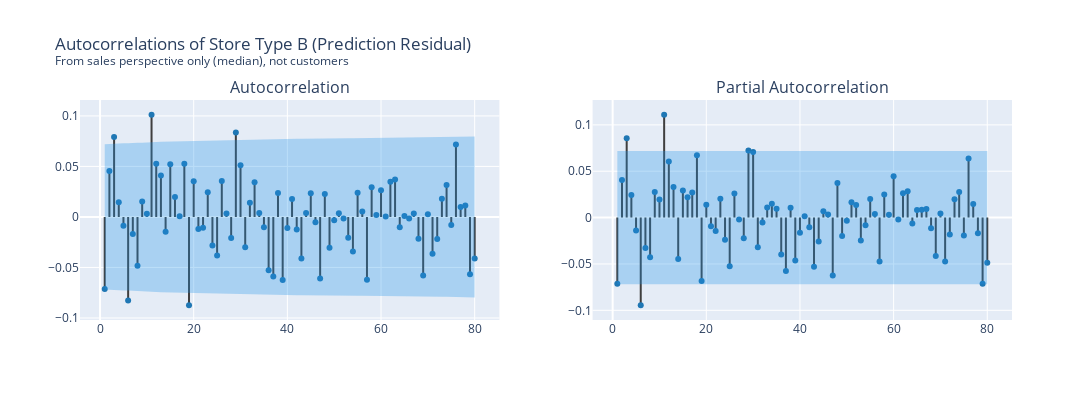

Source (notebook cell):
### Markdown cell above
That's pretty bad (the last 189 predictions), and perhaps it's because we didn't consider the yearly seasonality (see also [long-term prediction](https://otexts.com/fpp3/non-seasonal-arima.html#understanding-arima-models))

Let's check the prediction residual in case our model has the wrong p,d,q or P,D,Q order

Note that the residual is the error from the fitted dataframe only (the train set), as the validation set is considered the future

### Code cell
sf.fit(temp.select('y', 'ds', 'unique_id'))
temp2 = sf.fitted_[0][0].model_['residuals']

fig = make_subplots(
    rows = 1, cols = 2,
    column_titles = ['Autocorrelation', 'Partial Autocorrelation']
)

plot_acf(temp2, nlags = 80, fig = fig, row = 1, col = 1)
plot_pacf(temp2, nlags = 80, fig = fig, row = 1, col = 2)

fig.update_layout(
    title = 'Autocorrelations of Store Type B (Prediction Residual)<br>' +
        '<sup>From sales perspective only (median), not customers</sup>',
    showlegend = False,
    width = 1400,
    height = 400
)

fig.show(renderer = 'vscode')

### Figure 1 — Plotly figure (JSON) as saved in the notebook; plotly's stock layout.template omitted (floating-point values rounded to 4 significant figures)
{"data": [{"line": {"color": "#3f3f3f"}, "mode": "lines", "type": "scatter", "x": [1, 1], "xaxis": "x", "y": [0, -0.0713], "yaxis": "y"}, {"line": {"color": "#3f3f3f"}, "mode": "lines", "type": "scatter", "x": [2, 2], "xaxis": "x", "y": [0, 0.04549], "yaxis": "y"}, {"line": {"color": "#3f3f3f"}, "mode": "lines", "type": "scatter", "x": [3, 3], "xaxis": "x", "y": [0, 0.07911], "yaxis": "y"}, {"line": {"color": "#3f3f3f"}, "mode": "lines", "type": "scatter", "x": [4, 4], "xaxis": "x", "y": [0, 0.01443], "yaxis": "y"}, {"line": {"color": "#3f3f3f"}, "mode": "lines", "type": "scatter", "x": [5, 5], "xaxis": "x", "y": [0, -0.008839], "yaxis": "y"}, {"line": {"color": "#3f3f3f"}, "mode": "lines", "type": "scatter", "x": [6, 6], "xaxis": "x", "y": [0, -0.08281], "yaxis": "y"}, {"line": {"color": "#3f3f3f"}, "mode": "lines", "type": "scatter", "x": [7, 7], "xaxis": "x", "y": [0, -0.0169], "yaxis": "y"}, {"line": {"color": "#3f3f3f"}, "mode": "lines", "type": "scatter", "x": [8, 8], "xaxis": "x", "y": [0, -0.04827], "yaxis": "y"}, {"line": {"color": "#3f3f3f"}, "mode": "lines", "type": "scatter", "x": [9, 9], "xaxis": "x", "y": [0, 0.01523], "yaxis": "y"}, {"line": {"color": "#3f3f3f"}, "mode": "lines", "type": "scatter", "x": [10, 10], "xaxis": "x", "y": [0, 0.003271], "yaxis": "y"}, {"line": {"color": "#3f3f3f"}, "mode": "lines", "type": "scatter", "x": [11, 11], "xaxis": "x", "y": [0, 0.1011], "yaxis": "y"}, {"line": {"color": "#3f3f3f"}, "mode": "lines", "type": "scatter", "x": [12, 12], "xaxis": "x", "y": [0, 0.05264], "yaxis": "y"}, {"line": {"color": "#3f3f3f"}, "mode": "lines", "type": "scatter", "x": [13, 13], "xaxis": "x", "y": [0, 0.0411], "yaxis": "y"}, {"line": {"color": "#3f3f3f"}, "mode": "lines", "type": "scatter", "x": [14, 14], "xaxis": "x", "y": [0, -0.01473], "yaxis": "y"}, {"line": {"color": "#3f3f3f"}, "mode": "lines", "type": "scatter", "x": [15, 15], "xaxis": "x", "y": [0, 0.05216], "yaxis": "y"}, {"line": {"color": "#3f3f3f"}, "mode": "lines", "type": "scatter", "x": [16, 16], "xaxis": "x", "y": [0, 0.01977], "yaxis": "y"}, {"line": {"color": "#3f3f3f"}, "mode": "lines", "type": "scatter", "x": [17, 17], "xaxis": "x", "y": [0, 0.0007239], "yaxis": "y"}, {"line": {"color": "#3f3f3f"}, "mode": "lines", "type": "scatter", "x": [18, 18], "xaxis": "x", "y": [0, 0.05264], "yaxis": "y"}, {"line": {"color": "#3f3f3f"}, "mode": "lines", "type": "scatter", "x": [19, 19], "xaxis": "x", "y": [0, -0.0874], "yaxis": "y"}, {"line": {"color": "#3f3f3f"}, "mode": "lines", "type": "scatter", "x": [20, 20], "xaxis": "x", "y": [0, 0.03544], "yaxis": "y"}, {"line": {"color": "#3f3f3f"}, "mode": "lines", "type": "scatter", "x": [21, 21], "xaxis": "x", "y": [0, -0.01191], "yaxis": "y"}, {"line": {"color": "#3f3f3f"}, "mode": "lines", "type": "scatter", "x": [22, 22], "xaxis": "x", "y": [0, -0.01066], "yaxis": "y"}, {"line": {"color": "#3f3f3f"}, "mode": "lines", "type": "scatter", "x": [23, 23], "xaxis": "x", "y": [0, 0.02449], "yaxis": "y"}, {"line": {"color": "#3f3f3f"}, "mode": "lines", "type": "scatter", "x": [24, 24], "xaxis": "x", "y": [0, -0.02827], "yaxis": "y"}, {"line": {"color": "#3f3f3f"}, "mode": "lines", "type": "scatter", "x": [25, 25], "xaxis": "x", "y": [0, -0.03824], "yaxis": "y"}, {"line": {"color": "#3f3f3f"}, "mode": "lines", "type": "scatter", "x": [26, 26], "xaxis": "x", "y": [0, 0.03565], "yaxis": "y"}, {"line": {"color": "#3f3f3f"}, "mode": "lines", "type": "scatter", "x": [27, 27], "xaxis": "x", "y": [0, 0.003525], "yaxis": "y"}, {"line": {"color": "#3f3f3f"}, "mode": "lines", "type": "scatter", "x": [28, 28], "xaxis": "x", "y": [0, -0.02091], "yaxis": "y"}, {"line": {"color": "#3f3f3f"}, "mode": "lines", "type": "scatter", "x": [29, 29], "xaxis": "x", "y": [0, 0.0836], "yaxis": "y"}, {"line": {"color": "#3f3f3f"}, "mode": "lines", "type": "scatter", "x": [30, 30], "xaxis": "x", "y": [0, 0.05112], "yaxis": "y"}, {"line": {"color": "#3f3f3f"}, "mode": "lines", "type": "scatter", "x": [31, 31], "xaxis": "x", "y": [0, -0.02995], "yaxis": "y"}, {"line": {"color": "#3f3f3f"}, "mode": "lines", "type": "scatter", "x": [32, 32], "xaxis": "x", "y": [0, 0.01396], "yaxis": "y"}, {"line": {"color": "#3f3f3f"}, "mode": "lines", "type": "scatter", "x": [33, 33], "xaxis": "x", "y": [0, 0.03432], "yaxis": "y"}, {"line": {"color": "#3f3f3f"}, "mode": "lines", "type": "scatter", "x": [34, 34], "xaxis": "x", "y": [0, 0.003783], "yaxis": "y"}, {"line": {"color": "#3f3f3f"}, "mode": "lines", "type": "scatter", "x": [35, 35], "xaxis": "x", "y": [0, -0.01013], "yaxis": "y"}, {"line": {"color": "#3f3f3f"}, "mode": "lines", "type": "scatter", "x": [36, 36], "xaxis": "x", "y": [0, -0.05287], "yaxis": "y"}, {"line": {"color": "#3f3f3f"}, "mode": "lines", "type": "scatter", "x": [37, 37], "xaxis": "x", "y": [0, -0.05886], "yaxis": "y"}, {"line": {"color": "#3f3f3f"}, "mode": "lines", "type": "scatter", "x": [38, 38], "xaxis": "x", "y": [0, 0.02363], "yaxis": "y"}, {"line": {"color": "#3f3f3f"}, "mode": "lines", "type": "scatter", "x": [39, 39], "xaxis": "x", "y": [0, -0.06237], "yaxis": "y"}, {"line": {"color": "#3f3f3f"}, "mode": "lines", "type": "scatter", "x": [40, 40], "xaxis": "x", "y": [0, -0.01095], "yaxis": "y"}, {"line": {"color": "#3f3f3f"}, "mode": "lines", "type": "scatter", "x": [41, 41], "xaxis": "x", "y": [0, 0.01788], "yaxis": "y"}, {"line": {"color": "#3f3f3f"}, "mode": "lines", "type": "scatter", "x": [42, 42], "xaxis": "x", "y": [0, -0.0125], "yaxis": "y"}, {"line": {"color": "#3f3f3f"}, "mode": "lines", "type": "scatter", "x": [43, 43], "xaxis": "x", "y": [0, -0.04106], "yaxis": "y"}, {"line": {"color": "#3f3f3f"}, "mode": "lines", "type": "scatter", "x": [44, 44], "xaxis": "x", "y": [0, 0.003963], "yaxis": "y"}, {"line": {"color": "#3f3f3f"}, "mode": "lines", "type": "scatter", "x": [45, 45], "xaxis": "x", "y": [0, 0.02346], "yaxis": "y"}, {"line": {"color": "#3f3f3f"}, "mode": "lines", "type": "scatter", "x": [46, 46], "xaxis": "x", "y": [0, -0.005332], "yaxis": "y"}, {"line": {"color": "#3f3f3f"}, "mode": "lines", "type": "scatter", "x": [47, 47], "xaxis": "x", "y": [0, -0.06098], "yaxis": "y"}, {"line": {"color": "#3f3f3f"}, "mode": "lines", "type": "scatter", "x": [48, 48], "xaxis": "x", "y": [0, 0.02275], "yaxis": "y"}, {"line": {"color": "#3f3f3f"}, "mode": "lines", "type": "scatter", "x": [49, 49], "xaxis": "x", "y": [0, -0.03045], "yaxis": "y"}, {"line": {"color": "#3f3f3f"}, "mode": "lines", "type": "scatter", "x": [50, 50], "xaxis": "x", "y": [0, -0.003238], "yaxis": "y"}, {"line": {"color": "#3f3f3f"}, "mode": "lines", "type": "scatter", "x": [51, 51], "xaxis": "x", "y": [0, 0.003659], "yaxis": "y"}, {"line": {"color": "#3f3f3f"}, "mode": "lines", "type": "scatter", "x": [52, 52], "xaxis": "x", "y": [0, -0.00153], "yaxis": "y"}, {"line": {"color": "#3f3f3f"}, "mode": "lines", "type": "scatter", "x": [53, 53], "xaxis": "x", "y": [0, -0.02063], "yaxis": "y"}, {"line": {"color": "#3f3f3f"}, "mode": "lines", "type": "scatter", "x": [54, 54], "xaxis": "x", "y": [0, -0.03413], "yaxis": "y"}, {"line": {"color": "#3f3f3f"}, "mode": "lines", "type": "scatter", "x": [55, 55], "xaxis": "x", "y": [0, 0.02391], "yaxis": "y"}, {"line": {"color": "#3f3f3f"}, "mode": "lines", "type": "scatter", "x": [56, 56], "xaxis": "x", "y": [0, 0.005265], "yaxis": "y"}, {"line": {"color": "#3f3f3f"}, "mode": "lines", "type": "scatter", "x": [57, 57], "xaxis": "x", "y": [0, -0.06218], "yaxis": "y"}, {"line": {"color": "#3f3f3f"}, "mode": "lines", "type": "scatter", "x": [58, 58], "xaxis": "x", "y": [0, 0.02935], "yaxis": "y"}, {"line": {"color": "#3f3f3f"}, "mode": "lines", "type": "scatter", "x": [59, 59], "xaxis": "x", "y": [0, 0.0018], "yaxis": "y"}, {"line": {"color": "#3f3f3f"}, "mode": "lines", "type": "scatter", "x": [60, 60], "xaxis": "x", "y": [0, 0.02636], "yaxis": "y"}, {"line": {"color": "#3f3f3f"}, "mode": "lines", "type": "scatter", "x": [61, 61], "xaxis": "x", "y": [0, 0.0003204], "yaxis": "y"}, {"line": {"color": "#3f3f3f"}, "mode": "lines", "type": "scatter", "x": [62, 62], "xaxis": "x", "y": [0, 0.03485], "yaxis": "y"}, {"line": {"color": "#3f3f3f"}, "mode": "lines", "type": "scatter", "x": [63, 63], "xaxis": "x", "y": [0, 0.03701], "yaxis": "y"}, {"line": {"color": "#3f3f3f"}, "mode": "lines", "type": "scatter", "x": [64, 64], "xaxis": "x", "y": [0, -0.01021], "yaxis": "y"}, {"line": {"color": "#3f3f3f"}, "mode": "lines", "type": "scatter", "x": [65, 65], "xaxis": "x", "y": [0, 0.0008634], "yaxis": "y"}, {"line": {"color": "#3f3f3f"}, "mode": "lines", "type": "scatter", "x": [66, 66], "xaxis": "x", "y": [0, -0.001467], "yaxis": "y"}, {"line": {"color": "#3f3f3f"}, "mode": "lines", "type": "scatter", "x": [67, 67], "xaxis": "x", "y": [0, 0.003475], "yaxis": "y"}, {"line": {"color": "#3f3f3f"}, "mode": "lines", "type": "scatter", "x": [68, 68], "xaxis": "x", "y": [0, -0.02149], "yaxis": "y"}, {"line": {"color": "#3f3f3f"}, "mode": "lines", "type": "scatter", "x": [69, 69], "xaxis": "x", "y": [0, -0.05786], "yaxis": "y"}, {"line": {"color": "#3f3f3f"}, "mode": "lines", "type": "scatter", "x": [70, 70], "xaxis": "x", "y": [0, 0.002712], "yaxis": "y"}, {"line": {"color": "#3f3f3f"}, "mode": "lines", "type": "scatter", "x": [71, 71], "xaxis": "x", "y": [0, -0.03636], "yaxis": "y"}, {"line": {"color": "#3f3f3f"}, "mode": "lines", "type": "scatter", "x": [72, 72], "xaxis": "x", "y": [0, -0.02182], "yaxis": "y"}, {"line": {"color": "#3f3f3f"}, "mode": "lines", "type": "scatter", "x": [73, 73], "xaxis": "x", "y": [0, 0.01812], "yaxis": "y"}, {"line": {"color": "#3f3f3f"}, "mode": "lines", "type": "scatter", "x": [74, 74], "xaxis": "x", "y": [0, 0.03165], "yaxis": "y"}, {"line": {"color": "#3f3f3f"}, "mode": "lines", "type": "scatter", "x": [75, 75], "xaxis": "x", "y": [0, -0.008087], "yaxis": "y"}, {"line": {"color": "#3f3f3f"}, "mode": "lines", "type": "scatter", "x": [76, 76], "xaxis": "x", "y": [0, 0.07169], "yaxis": "y"}, {"line": {"color": "#3f3f3f"}, "mode": "lines", "type": "scatter", "x": [77, 77], "xaxis": "x", "y": [0, 0.009926], "yaxis": "y"}, {"line": {"color": "#3f3f3f"}, "mode": "lines", "type": "scatter", "x": [78, 78], "xaxis": "x", "y": [0, 0.01124], "yaxis": "y"}, {"line": {"color": "#3f3f3f"}, "mode": "lines", "type": "scatter", "x": [79, 79], "xaxis": "x", "y": [0, -0.0567], "yaxis": "y"}, {"line": {"color": "#3f3f3f"}, "mode": "lines", "type": "scatter", "x": [80, 80], "xaxis": "x", "y": [0, -0.0412], "yaxis": "y"}, {"marker": {"color": "#1f77b4"}, "mode": "markers", "type": "scatter", "x": [1, 2, 3, 4, 5, 6, 7, 8, 9, 10, 11, 12, 13, 14, 15, 16, 17, 18, 19, 20, 21, 22, 23, 24, 25, 26, 27, 28, 29, 30, 31, 32, 33, 34, 35, 36, 37, 38, 39, 40, 41, 42, 43, 44, 45, 46, 47, 48, 49, 50, 51, 52, 53, 54, 55, 56, 57, 58, 59, 60, 61, 62, 63, 64, 65, 66, 67, 68, 69, 70, 71, 72, 73, 74, 75, 76, 77, 78, 79, 80], "xaxis": "x", "y": [-0.0713, 0.04549, 0.07911, 0.01443, -0.008839, -0.08281, -0.0169, -0.04827, 0.01523, 0.003271, 0.1011, 0.05264, 0.0411, -0.01473, 0.05216, 0.01977, 0.0007239, 0.05264, -0.0874, 0.03544, -0.01191, -0.01066, 0.02449, -0.02827, -0.03824, 0.03565, 0.003525, -0.02091, 0.0836, 0.05112, -0.02995, 0.01396, 0.03432, 0.003783, -0.01013, -0.05287, -0.05886, 0.02363, -0.06237, -0.01095, 0.01788, -0.0125, -0.04106, 0.003963, 0.02346, -0.005332, -0.06098, 0.02275, -0.03045, -0.003238, 0.003659, -0.00153, -0.02063, -0.03413, 0.02391, 0.005265, -0.06218, 0.02935, 0.0018, 0.02636, 0.0003204, 0.03485, 0.03701, -0.01021, 0.0008634, -0.001467, 0.003475, -0.02149, -0.05786, 0.002712, -0.03636, -0.02182, 0.01812, 0.03165, -0.008087, 0.07169, 0.009926, 0.01124, -0.0567, -0.0412], "yaxis": "y"}, {"line": {"color": "rgba(255, 255, 255, 0)"}, "mode": "lines", "type": "scatter", "x": [1, 2, 3, 4, 5, 6, 7, 8, 9, 10, 11, 12, 13, 14, 15, 16, 17, 18, 19, 20, 21, 22, 23, 24, 25, 26, 27, 28, 29, 30, 31, 32, 33, 34, 35, 36, 37, 38, 39, 40, 41, 42, 43, 44, 45, 46, 47, 48, 49, 50, 51, 52, 53, 54, 55, 56, 57, 58, 59, 60, 61, 62, 63, 64, 65, 66, 67, 68, 69, 70, 71, 72, 73, 74, 75, 76, 77, 78, 79, 80], "xaxis": "x", "y": [0.07186, 0.07222, 0.07237, 0.07281, 0.07283, 0.07283, 0.07332, 0.07334, 0.0735, 0.07352, 0.07352, 0.07423, 0.07443, 0.07454, 0.07456, 0.07475, 0.07477, 0.07477, 0.07496, 0.07549, 0.07557, 0.07558, 0.07559, 0.07563, 0.07569, 0.07579, 0.07587, 0.07587, 0.0759, 0.07638, 0.07656, 0.07662, 0.07663, 0.07671, 0.07671, 0.07672, 0.0769, 0.07714, 0.07717, 0.07743, 0.07744, 0.07746, 0.07747, 0.07759, 0.07759, 0.07762, 0.07762, 0.07787, 0.07791, 0.07797, 0.07797, 0.07797, 0.07797, 0.078, 0.07807, 0.07811, 0.07811, 0.07837, 0.07843, 0.07843, 0.07847, 0.07847, 0.07855, 0.07864, 0.07865, 0.07865, 0.07865, 0.07865, 0.07868, 0.0789, 0.0789, 0.07899, 0.07902, 0.07904, 0.0791, 0.07911, 0.07944, 0.07945, 0.07946, 0.07967], "yaxis": "y"}, {"fill": "tonexty", "fillcolor": "rgba(32, 146, 230, 0.3)", "line": {"color": "rgba(255, 255, 255, 0)"}, "mode": "lines", "type": "scatter", "x": [1, 2, 3, 4, 5, 6, 7, 8, 9, 10, 11, 12, 13, 14, 15, 16, 17, 18, 19, 20, 21, 22, 23, 24, 25, 26, 27, 28, 29, 30, 31, 32, 33, 34, 35, 36, 37, 38, 39, 40, 41, 42, 43, 44, 45, 46, 47, 48, 49, 50, 51, 52, 53, 54, 55, 56, 57, 58, 59, 60, 61, 62, 63, 64, 65, 66, 67, 68, 69, 70, 71, 72, 73, 74, 75, 76, 77, 78, 79, 80], "xaxis": "x", "y": [-0.07186, -0.07222, -0.07237, -0.07281, -0.07283, -0.07283, -0.07332, -0.07334, -0.0735, -0.07352, -0.07352, -0.07423, -0.07443, -0.07454, -0.07456, -0.07475, -0.07477, -0.07477, -0.07496, -0.07549, -0.07557, -0.07558, -0.07559, -0.07563, -0.07569, -0.07579, -0.07587, -0.07587, -0.0759, -0.07638, -0.07656, -0.07662, -0.07663, -0.07671, -0.07671, -0.07672, -0.0769, -0.07714, -0.07717, -0.07743, -0.07744, -0.07746, -0.07747, -0.07759, -0.07759, -0.07762, -0.07762, -0.07787, -0.07791, -0.07797, -0.07797, -0.07797, -0.07797, -0.078, -0.07807, -0.07811, -0.07811, -0.07837, -0.07843, -0.07843, -0.07847, -0.07847, -0.07855, -0.07864, -0.07865, -0.07865, -0.07865, -0.07865, -0.07868, -0.0789, -0.0789, -0.07899, -0.07902, -0.07904, -0.0791, -0.07911, -0.07944, -0.07945, -0.07946, -0.07967], "yaxis": "y"}, {"line": {"color": "#3f3f3f"}, "mode": "lines", "type": "scatter", "x": [1, 1], "xaxis": "x2", "y": [0, -0.0713], "yaxis": "y2"}, {"line": {"color": "#3f3f3f"}, "mode": "lines", "type": "scatter", "x": [2, 2], "xaxis": "x2", "y": [0, 0.04061], "yaxis": "y2"}, {"line": {"color": "#3f3f3f"}, "mode": "lines", "type": "scatter", "x": [3, 3], "xaxis": "x2", "y": [0, 0.08569], "yaxis": "y2"}, {"line": {"color": "#3f3f3f"}, "mode": "lines", "type": "scatter", "x": [4, 4], "xaxis": "x2", "y": [0, 0.02445], "yaxis": "y2"}, {"line": {"color": "#3f3f3f"}, "mode": "lines", "type": "scatter", "x": [5, 5], "xaxis": "x2", "y": [0, -0.0138], "yaxis": "y2"}, {"line": {"color": "#3f3f3f"}, "mode": "lines", "type": "scatter", "x": [6, 6], "xaxis": "x2", "y": [0, -0.09455], "yaxis": "y2"}, {"line": {"color": "#3f3f3f"}, "mode": "lines", "type": "scatter", "x": [7, 7], "xaxis": "x2", "y": [0, -0.03284], "yaxis": "y2"}, {"line": {"color": "#3f3f3f"}, "mode": "lines", "type": "scatter", "x": [8, 8], "xaxis": "x2", "y": [0, -0.04266], "yaxis": "y2"}, {"line": {"color": "#3f3f3f"}, "mode": "lines", "type": "scatter", "x": [9, 9], "xaxis": "x2", "y": [0, 0.02747], "yaxis": "y2"}, {"line": {"color": "#3f3f3f"}, "mode": "lines", "type": "scatter", "x": [10, 10], "xaxis": "x2", "y": [0, 0.01958], "yaxis": "y2"}, {"line": {"color": "#3f3f3f"}, "mode": "lines", "type": "scatter", "x": [11, 11], "xaxis": "x2", "y": [0, 0.1109], "yaxis": "y2"}, {"line": {"color": "#3f3f3f"}, "mode": "lines", "type": "scatter", "x": [12, 12], "xaxis": "x2", "y": [0, 0.0604], "yaxis": "y2"}, {"line": {"color": "#3f3f3f"}, "mode": "lines", "type": "scatter", "x": [13, 13], "xaxis": "x2", "y": [0, 0.03311], "yaxis": "y2"}, {"line": {"color": "#3f3f3f"}, "mode": "lines", "type": "scatter", "x": [14, 14], "xaxis": "x2", "y": [0, -0.04469], "yaxis": "y2"}, {"line": {"color": "#3f3f3f"}, "mode": "lines", "type": "scatter", "x": [15, 15], "xaxis": "x2", "y": [0, 0.02919], "yaxis": "y2"}, {"line": {"color": "#3f3f3f"}, "mode": "lines", "type": "scatter", "x": [16, 16], "xaxis": "x2", "y": [0, 0.02193], "yaxis": "y2"}, {"line": {"color": "#3f3f3f"}, "mode": "lines", "type": "scatter", "x": [17, 17], "xaxis": "x2", "y": [0, 0.02703], "yaxis": "y2"}, {"line": {"color": "#3f3f3f"}, "mode": "lines", "type": "scatter", "x": [18, 18], "xaxis": "x2", "y": [0, 0.06715], "yaxis": "y2"}, {"line": {"color": "#3f3f3f"}, "mode": "lines", "type": "scatter", "x": [19, 19], "xaxis": "x2", "y": [0, -0.06846], "yaxis": "y2"}, {"line": {"color": "#3f3f3f"}, "mode": "lines", "type": "scatter", "x": [20, 20], "xaxis": "x2", "y": [0, 0.01387], "yaxis": "y2"}, {"line": {"color": "#3f3f3f"}, "mode": "lines", "type": "scatter", "x": [21, 21], "xaxis": "x2", "y": [0, -0.009305], "yaxis": "y2"}, {"line": {"color": "#3f3f3f"}, "mode": "lines", "type": "scatter", "x": [22, 22], "xaxis": "x2", "y": [0, -0.01451], "yaxis": "y2"}, {"line": {"color": "#3f3f3f"}, "mode": "lines", "type": "scatter", "x": [23, 23], "xaxis": "x2", "y": [0, 0.02027], "yaxis": "y2"}, {"line": {"color": "#3f3f3f"}, "mode": "lines", "type": "scatter", "x": [24, 24], "xaxis": "x2", "y": [0, -0.02382], "yaxis": "y2"}, {"line": {"color": "#3f3f3f"}, "mode": "lines", "type": "scatter", "x": [25, 25], "xaxis": "x2", "y": [0, -0.05245], "yaxis": "y2"}, {"line": {"color": "#3f3f3f"}, "mode": "lines", "type": "scatter", "x": [26, 26], "xaxis": "x2", "y": [0, 0.02595], "yaxis": "y2"}, {"line": {"color": "#3f3f3f"}, "mode": "lines", "type": "scatter", "x": [27, 27], "xaxis": "x2", "y": [0, -0.002067], "yaxis": "y2"}, {"line": {"color": "#3f3f3f"}, "mode": "lines", "type": "scatter", "x": [28, 28], "xaxis": "x2", "y": [0, -0.02223], "yaxis": "y2"}, {"line": {"color": "#3f3f3f"}, "mode": "lines", "type": "scatter", "x": [29, 29], "xaxis": "x2", "y": [0, 0.07243], "yaxis": "y2"}, {"line": {"color": "#3f3f3f"}, "mode": "lines", "type": "scatter", "x": [30, 30], "xaxis": "x2", "y": [0, 0.07086], "yaxis": "y2"}, {"line": {"color": "#3f3f3f"}, "mode": "lines", "type": "scatter", "x": [31, 31], "xaxis": "x2", "y": [0, -0.03208], "yaxis": "y2"}, {"line": {"color": "#3f3f3f"}, "mode": "lines", "type": "scatter", "x": [32, 32], "xaxis": "x2", "y": [0, -0.005324], "yaxis": "y2"}, {"line": {"color": "#3f3f3f"}, "mode": "lines", "type": "scatter", "x": [33, 33], "xaxis": "x2", "y": [0, 0.01099], "yaxis": "y2"}, {"line": {"color": "#3f3f3f"}, "mode": "lines", "type": "scatter", "x": [34, 34], "xaxis": "x2", "y": [0, 0.01483], "yaxis": "y2"}, {"line": {"color": "#3f3f3f"}, "mode": "lines", "type": "scatter", "x": [35, 35], "xaxis": "x2", "y": [0, 0.009445], "yaxis": "y2"}, {"line": {"color": "#3f3f3f"}, "mode": "lines", "type": "scatter", "x": [36, 36], "xaxis": "x2", "y": [0, -0.03983], "yaxis": "y2"}, {"line": {"color": "#3f3f3f"}, "mode": "lines", "type": "scatter", "x": [37, 37], "xaxis": "x2", "y": [0, -0.05767], "yaxis": "y2"}, {"line": {"color": "#3f3f3f"}, "mode": "lines", "type": "scatter", "x": [38, 38], "xaxis": "x2", "y": [0, 0.01057], "yaxis": "y2"}, {"line": {"color": "#3f3f3f"}, "mode": "lines", "type": "scatter", "x": [39, 39], "xaxis": "x2", "y": [0, -0.0463], "yaxis": "y2"}, {"line": {"color": "#3f3f3f"}, "mode": "lines", "type": "scatter", "x": [40, 40], "xaxis": "x2", "y": [0, -0.01628], "yaxis": "y2"}, {"line": {"color": "#3f3f3f"}, "mode": "lines", "type": "scatter", "x": [41, 41], "xaxis": "x2", "y": [0, 0.001562], "yaxis": "y2"}, {"line": {"color": "#3f3f3f"}, "mode": "lines", "type": "scatter", "x": [42, 42], "xaxis": "x2", "y": [0, -0.0104], "yaxis": "y2"}, {"line": {"color": "#3f3f3f"}, "mode": "lines", "type": "scatter", "x": [43, 43], "xaxis": "x2", "y": [0, -0.05309], "yaxis": "y2"}, {"line": {"color": "#3f3f3f"}, "mode": "lines", "type": "scatter", "x": [44, 44], "xaxis": "x2", "y": [0, -0.02571], "yaxis": "y2"}, {"line": {"color": "#3f3f3f"}, "mode": "lines", "type": "scatter", "x": [45, 45], "xaxis": "x2", "y": [0, 0.00693], "yaxis": "y2"}, {"line": {"color": "#3f3f3f"}, "mode": "lines", "type": "scatter", "x": [46, 46], "xaxis": "x2", "y": [0, 0.003222], "yaxis": "y2"}, {"line": {"color": "#3f3f3f"}, "mode": "lines", "type": "scatter", "x": [47, 47], "xaxis": "x2", "y": [0, -0.06244], "yaxis": "y2"}, {"line": {"color": "#3f3f3f"}, "mode": "lines", "type": "scatter", "x": [48, 48], "xaxis": "x2", "y": [0, 0.03739], "yaxis": "y2"}, {"line": {"color": "#3f3f3f"}, "mode": "lines", "type": "scatter", "x": [49, 49], "xaxis": "x2", "y": [0, -0.01992], "yaxis": "y2"}, {"line": {"color": "#3f3f3f"}, "mode": "lines", "type": "scatter", "x": [50, 50], "xaxis": "x2", "y": [0, -0.003388], "yaxis": "y2"}, {"line": {"color": "#3f3f3f"}, "mode": "lines", "type": "scatter", "x": [51, 51], "xaxis": "x2", "y": [0, 0.01658], "yaxis": "y2"}, {"line": {"color": "#3f3f3f"}, "mode": "lines", "type": "scatter", "x": [52, 52], "xaxis": "x2", "y": [0, 0.01368], "yaxis": "y2"}, {"line": {"color": "#3f3f3f"}, "mode": "lines", "type": "scatter", "x": [53, 53], "xaxis": "x2", "y": [0, -0.02475], "yaxis": "y2"}, {"line": {"color": "#3f3f3f"}, "mode": "lines", "type": "scatter", "x": [54, 54], "xaxis": "x2", "y": [0, -0.008395], "yaxis": "y2"}, {"line": {"color": "#3f3f3f"}, "mode": "lines", "type": "scatter", "x": [55, 55], "xaxis": "x2", "y": [0, 0.02008], "yaxis": "y2"}, {"line": {"color": "#3f3f3f"}, "mode": "lines", "type": "scatter", "x": [56, 56], "xaxis": "x2", "y": [0, 0.003981], "yaxis": "y2"}, {"line": {"color": "#3f3f3f"}, "mode": "lines", "type": "scatter", "x": [57, 57], "xaxis": "x2", "y": [0, -0.04725], "yaxis": "y2"}, {"line": {"color": "#3f3f3f"}, "mode": "lines", "type": "scatter", "x": [58, 58], "xaxis": "x2", "y": [0, 0.02479], "yaxis": "y2"}, {"line": {"color": "#3f3f3f"}, "mode": "lines", "type": "scatter", "x": [59, 59], "xaxis": "x2", "y": [0, 0.002937], "yaxis": "y2"}, {"line": {"color": "#3f3f3f"}, "mode": "lines", "type": "scatter", "x": [60, 60], "xaxis": "x2", "y": [0, 0.04456], "yaxis": "y2"}, {"line": {"color": "#3f3f3f"}, "mode": "lines", "type": "scatter", "x": [61, 61], "xaxis": "x2", "y": [0, -0.001942], "yaxis": "y2"}, {"line": {"color": "#3f3f3f"}, "mode": "lines", "type": "scatter", "x": [62, 62], "xaxis": "x2", "y": [0, 0.02621], "yaxis": "y2"}, {"line": {"color": "#3f3f3f"}, "mode": "lines", "type": "scatter", "x": [63, 63], "xaxis": "x2", "y": [0, 0.02853], "yaxis": "y2"}, {"line": {"color": "#3f3f3f"}, "mode": "lines", "type": "scatter", "x": [64, 64], "xaxis": "x2", "y": [0, -0.006474], "yaxis": "y2"}, {"line": {"color": "#3f3f3f"}, "mode": "lines", "type": "scatter", "x": [65, 65], "xaxis": "x2", "y": [0, 0.008206], "yaxis": "y2"}, {"line": {"color": "#3f3f3f"}, "mode": "lines", "type": "scatter", "x": [66, 66], "xaxis": "x2", "y": [0, 0.008576], "yaxis": "y2"}, {"line": {"color": "#3f3f3f"}, "mode": "lines", "type": "scatter", "x": [67, 67], "xaxis": "x2", "y": [0, 0.009317], "yaxis": "y2"}, {"line": {"color": "#3f3f3f"}, "mode": "lines", "type": "scatter", "x": [68, 68], "xaxis": "x2", "y": [0, -0.01155], "yaxis": "y2"}, {"line": {"color": "#3f3f3f"}, "mode": "lines", "type": "scatter", "x": [69, 69], "xaxis": "x2", "y": [0, -0.04143], "yaxis": "y2"}, {"line": {"color": "#3f3f3f"}, "mode": "lines", "type": "scatter", "x": [70, 70], "xaxis": "x2", "y": [0, 0.004468], "yaxis": "y2"}, {"line": {"color": "#3f3f3f"}, "mode": "lines", "type": "scatter", "x": [71, 71], "xaxis": "x2", "y": [0, -0.04728], "yaxis": "y2"}, {"line": {"color": "#3f3f3f"}, "mode": "lines", "type": "scatter", "x": [72, 72], "xaxis": "x2", "y": [0, -0.01821], "yaxis": "y2"}, {"line": {"color": "#3f3f3f"}, "mode": "lines", "type": "scatter", "x": [73, 73], "xaxis": "x2", "y": [0, 0.01978], "yaxis": "y2"}, {"line": {"color": "#3f3f3f"}, "mode": "lines", "type": "scatter", "x": [74, 74], "xaxis": "x2", "y": [0, 0.02763], "yaxis": "y2"}, {"line": {"color": "#3f3f3f"}, "mode": "lines", "type": "scatter", "x": [75, 75], "xaxis": "x2", "y": [0, -0.01918], "yaxis": "y2"}, {"line": {"color": "#3f3f3f"}, "mode": "lines", "type": "scatter", "x": [76, 76], "xaxis": "x2", "y": [0, 0.06367], "yaxis": "y2"}, {"line": {"color": "#3f3f3f"}, "mode": "lines", "type": "scatter", "x": [77, 77], "xaxis": "x2", "y": [0, 0.01476], "yaxis": "y2"}, {"line": {"color": "#3f3f3f"}, "mode": "lines", "type": "scatter", "x": [78, 78], "xaxis": "x2", "y": [0, -0.01677], "yaxis": "y2"}, {"line": {"color": "#3f3f3f"}, "mode": "lines", "type": "scatter", "x": [79, 79], "xaxis": "x2", "y": [0, -0.0713], "yaxis": "y2"}, {"line": {"color": "#3f3f3f"}, "mode": "lines", "type": "scatter", "x": [80, 80], "xaxis": "x2", "y": [0, -0.04873], "yaxis": "y2"}, {"marker": {"color": "#1f77b4"}, "mode": "markers", "type": "scatter", "x": [1, 2, 3, 4, 5, 6, 7, 8, 9, 10, 11, 12, 13, 14, 15, 16, 17, 18, 19, 20, 21, 22, 23, 24, 25, 26, 27, 28, 29, 30, 31, 32, 33, 34, 35, 36, 37, 38, 39, 40, 41, 42, 43, 44, 45, 46, 47, 48, 49, 50, 51, 52, 53, 54, 55, 56, 57, 58, 59, 60, 61, 62, 63, 64, 65, 66, 67, 68, 69, 70, 71, 72, 73, 74, 75, 76, 77, 78, 79, 80], "xaxis": "x2", "y": [-0.0713, 0.04061, 0.08569, 0.02445, -0.0138, -0.09455, -0.03284, -0.04266, 0.02747, 0.01958, 0.1109, 0.0604, 0.03311, -0.04469, 0.02919, 0.02193, 0.02703, 0.06715, -0.06846, 0.01387, -0.009305, -0.01451, 0.02027, -0.02382, -0.05245, 0.02595, -0.002067, -0.02223, 0.07243, 0.07086, -0.03208, -0.005324, 0.01099, 0.01483, 0.009445, -0.03983, -0.05767, 0.01057, -0.0463, -0.01628, 0.001562, -0.0104, -0.05309, -0.02571, 0.00693, 0.003222, -0.06244, 0.03739, -0.01992, -0.003388, 0.01658, 0.01368, -0.02475, -0.008395, 0.02008, 0.003981, -0.04725, 0.02479, 0.002937, 0.04456, -0.001942, 0.02621, 0.02853, -0.006474, 0.008206, 0.008576, 0.009317, -0.01155, -0.04143, 0.004468, -0.04728, -0.01821, 0.01978, 0.02763, -0.01918, 0.06367, 0.01476, -0.01677, -0.0713, -0.04873], "yaxis": "y2"}, {"line": {"color": "rgba(255, 255, 255, 0)"}, "mode": "lines", "type": "scatter", "x": [1, 2, 3, 4, 5, 6, 7, 8, 9, 10, 11, 12, 13, 14, 15, 16, 17, 18, 19, 20, 21, 22, 23, 24, 25, 26, 27, 28, 29, 30, 31, 32, 33, 34, 35, 36, 37, 38, 39, 40, 41, 42, 43, 44, 45, 46, 47, 48, 49, 50, 51, 52, 53, 54, 55, 56, 57, 58, 59, 60, 61, 62, 63, 64, 65, 66, 67, 68, 69, 70, 71, 72, 73, 74, 75, 76, 77, 78, 79, 80], "xaxis": "x2", "y": [0.07186, 0.07186, 0.07186, 0.07186, 0.07186, 0.07186, 0.07186, 0.07186, 0.07186, 0.07186, 0.07186, 0.07186, 0.07186, 0.07186, 0.07186, 0.07186, 0.07186, 0.07186, 0.07186, 0.07186, 0.07186, 0.07186, 0.07186, 0.07186, 0.07186, 0.07186, 0.07186, 0.07186, 0.07186, 0.07186, 0.07186, 0.07186, 0.07186, 0.07186, 0.07186, 0.07186, 0.07186, 0.07186, 0.07186, 0.07186, 0.07186, 0.07186, 0.07186, 0.07186, 0.07186, 0.07186, 0.07186, 0.07186, 0.07186, 0.07186, 0.07186, 0.07186, 0.07186, 0.07186, 0.07186, 0.07186, 0.07186, 0.07186, 0.07186, 0.07186, 0.07186, 0.07186, 0.07186, 0.07186, 0.07186, 0.07186, 0.07186, 0.07186, 0.07186, 0.07186, 0.07186, 0.07186, 0.07186, 0.07186, 0.07186, 0.07186, 0.07186, 0.07186, 0.07186, 0.07186], "yaxis": "y2"}, {"fill": "tonexty", "fillcolor": "rgba(32, 146, 230, 0.3)", "line": {"color": "rgba(255, 255, 255, 0)"}, "mode": "lines", "type": "scatter", "x": [1, 2, 3, 4, 5, 6, 7, 8, 9, 10, 11, 12, 13, 14, 15, 16, 17, 18, 19, 20, 21, 22, 23, 24, 25, 26, 27, 28, 29, 30, 31, 32, 33, 34, 35, 36, 37, 38, 39, 40, 41, 42, 43, 44, 45, 46, 47, 48, 49, 50, 51, 52, 53, 54, 55, 56, 57, 58, 59, 60, 61, 62, 63, 64, 65, 66, 67, 68, 69, 70, 71, 72, 73, 74, 75, 76, 77, 78, 79, 80], "xaxis": "x2", "y": [-0.07186, -0.07186, -0.07186, -0.07186, -0.07186, -0.07186, -0.07186, -0.07186, -0.07186, -0.07186, -0.07186, -0.07186, -0.07186, -0.07186, -0.07186, -0.07186, -0.07186, -0.07186, -0.07186, -0.07186, -0.07186, -0.07186, -0.07186, -0.07186, -0.07186, -0.07186, -0.07186, -0.07186, -0.07186, -0.07186, -0.07186, -0.07186, -0.07186, -0.07186, -0.07186, -0.07186, -0.07186, -0.07186, -0.07186, -0.07186, -0.07186, -0.07186, -0.07186, -0.07186, -0.07186, -0.07186, -0.07186, -0.07186, -0.07186, -0.07186, -0.07186, -0.07186, -0.07186, -0.07186, -0.07186, -0.07186, -0.07186, -0.07186, -0.07186, -0.07186, -0.07186, -0.07186, -0.07186, -0.07186, -0.07186, -0.07186, -0.07186, -0.07186, -0.07186, -0.07186, -0.07186, -0.07186, -0.07186, -0.07186, -0.07186, -0.07186, -0.07186, -0.07186, -0.07186, -0.07186], "yaxis": "y2"}], "layout": {"annotations": [{"font": {"size": 16}, "showarrow": false, "text": "Autocorrelation", "x": 0.225, "xanchor": "center", "xref": "paper", "y": 1, "yanchor": "bottom", "yref": "paper"}, {"font": {"size": 16}, "showarrow": false, "text": "Partial Autocorrelation", "x": 0.775, "xanchor": "center", "xref": "paper", "y": 1, "yanchor": "bottom", "yref": "paper"}], "height": 400, "showlegend": false, "title": {"text": "Autocorrelations of Store Type B (Prediction Residual)<br><sup>From sales perspective only (median), not customers</sup>"}, "width": 1400, "xaxis": {"anchor": "y", "domain": [0, 0.45]}, "xaxis2": {"anchor": "y2", "domain": [0.55, 1]}, "yaxis": {"anchor": "x", "domain": [0, 1]}, "yaxis2": {"anchor": "x2", "domain": [0, 1]}}}
